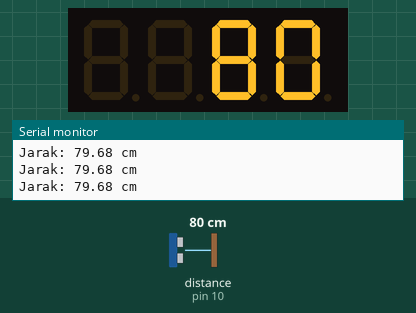
A sketch run on a simulated Arduino Uno, built with avr-gcc and run on an emulated ATmega328P. Parts: 4-digit seven-segment display, the last lines printed to the serial monitor. Wiring (inferred from the names in the program): ultrasonic range finder: trigger pin 9; echo pin 10. The inputs (shaded band) are chosen by the test bench; at power-on: distance to the obstacle (sensor on pin 10) 80 cm. The echo pulse lasts 58.3 µs per cm.

Above: at 1.2 s.
1.3 s: distance to the obstacle (sensor on pin 10) set to 2 cm
At 2.6 s:
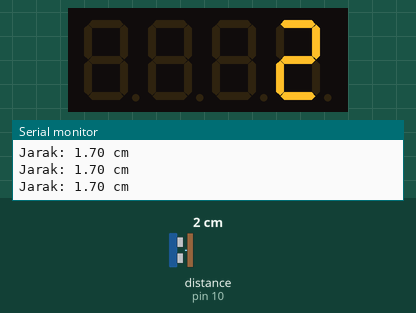
2.9 s: distance to the obstacle (sensor on pin 10) set to 60 cm
At 3.7 s:
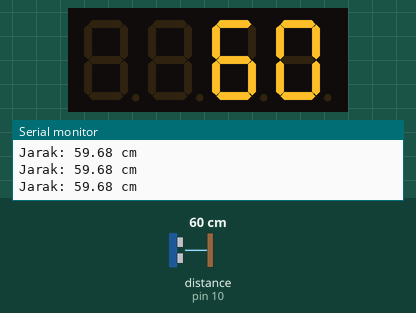
4.4 s: distance to the obstacle (sensor on pin 10) set to 250 cm
At 5.8 s:
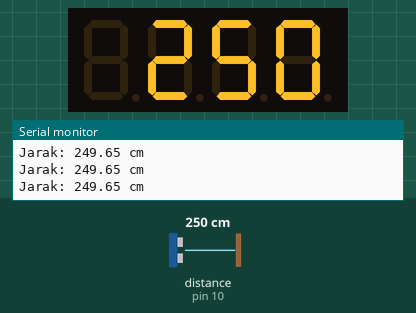
Timing chart, 0 to 7.4 s (numbered marks = the images above; inputs shaded):
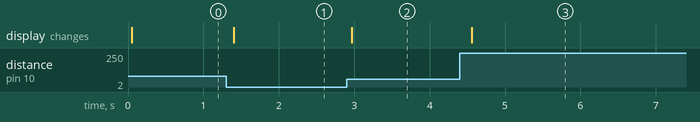

Measured:
- after the input at 1.3 s, the display: changes after 0.11 s (image 1)
- after the input at 2.9 s, the display: changes after 0.06 s (image 2)
- after the input at 4.4 s, the display: changes after 0.16 s (image 3)

The sketch:

350_pengukurjarakhc_sro4.ino
```cpp
#include <TM1637Display.h>

// PIN SENSOR HC-SR04
#define TRIG 9
#define ECHO 10

// PIN DISPLAY TM1637
#define CLK 3
#define DIO 4

TM1637Display display(CLK, DIO);

void setup() {
  pinMode(TRIG, OUTPUT);
  pinMode(ECHO, INPUT);

  display.setBrightness(7);
  display.clear();

  Serial.begin(9600);
}

void loop() {

  // Mengirim pulsa ultrasonik
  digitalWrite(TRIG, LOW);
  delayMicroseconds(2);

  digitalWrite(TRIG, HIGH);
  delayMicroseconds(10);

  digitalWrite(TRIG, LOW);

  // Mengukur waktu pantulan
  long durasi = pulseIn(ECHO, HIGH, 30000UL);

  // Jika tidak ada pantulan
  if (durasi == 0) {
    display.clear();
    Serial.println("Tidak ada pantulan");
  }
  else {
    // Menghitung jarak dalam cm
    float jarak = durasi * 0.0343 / 2.0;

    // Membulatkan hasil ke bilangan bulat
    int jarakCm = (int)(jarak + 0.5);

    // Membatasi angka tampilan
    if (jarakCm > 9999) jarakCm = 9999;

    // Menampilkan jarak pada TM1637
    display.showNumberDec(jarakCm, false);

    // Menampilkan juga di Serial Monitor
    Serial.print("Jarak: ");
    Serial.print(jarak);
    Serial.println(" cm");
  }

  delay(200);
}
```
